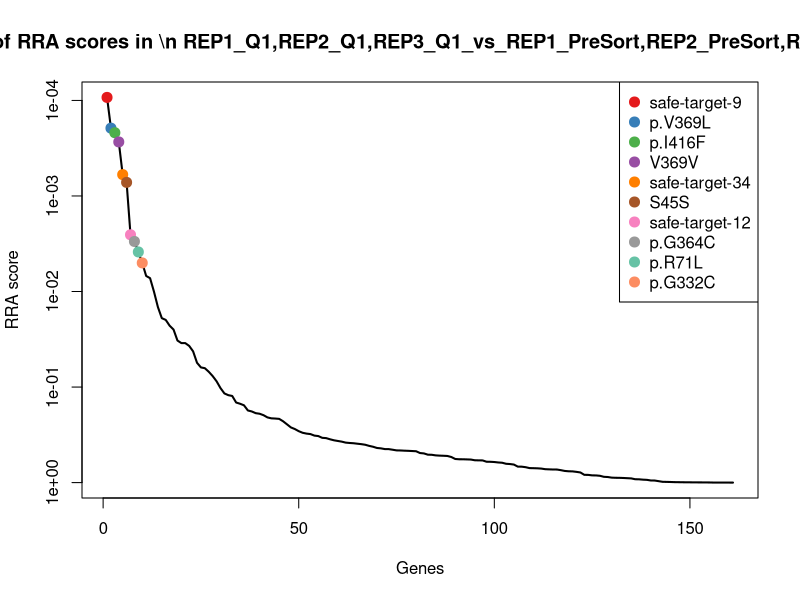
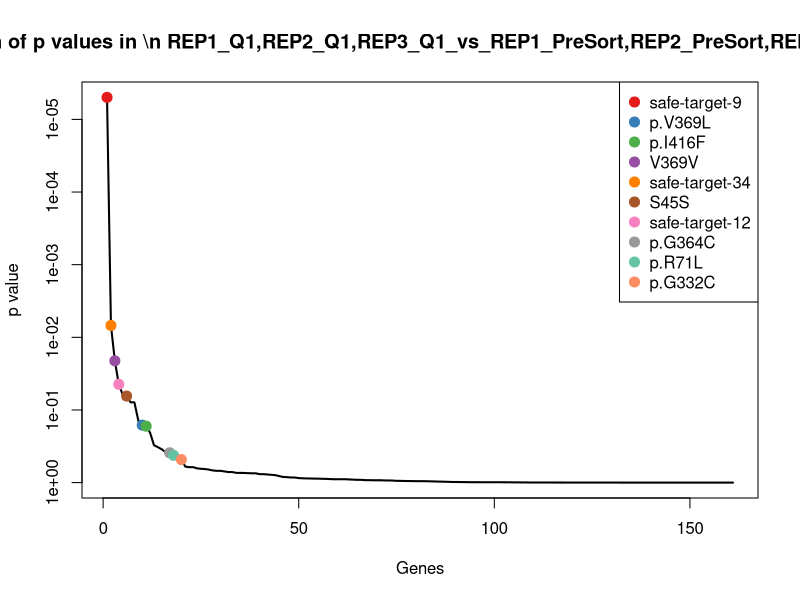
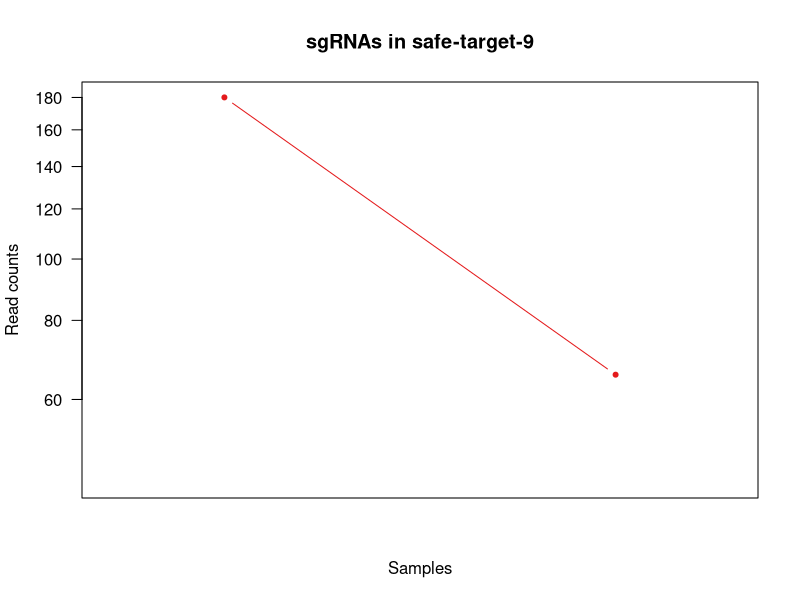

The R script that drew these images, in order: (Note: this script raises an error after producing the figures.)
pdf(file='Q1_presort_PAIRED_controls.pdf',width=4.5,height=4.5);
gstable=read.table('Q1_presort_PAIRED_controls.gene_summary.txt',header=T)
# 
#
# parameters
# Do not modify the variables beginning with "__"

# gstablename='__GENE_SUMMARY_FILE__'
startindex=3
# outputfile='__OUTPUT_FILE__'
targetgenelist=c("safe-target-9","p.V369L","p.I416F","V369V","safe-target-34","S45S","safe-target-12","p.G364C","p.R71L","p.G332C")
# samplelabel=sub('.\\w+.\\w+$','',colnames(gstable)[startindex]);
samplelabel='REP1_Q1,REP2_Q1,REP3_Q1_vs_REP1_PreSort,REP2_PreSort,REP3_PreSort neg.'


# You need to write some codes in front of this code:
# gstable=read.table(gstablename,header=T)
# pdf(file=outputfile,width=6,height=6)


# set up color using RColorBrewer
#library(RColorBrewer)
#colors <- brewer.pal(length(targetgenelist), "Set1")

colors=c( "#E41A1C", "#377EB8", "#4DAF4A", "#984EA3", "#FF7F00",  "#A65628", "#F781BF",
          "#999999", "#66C2A5", "#FC8D62", "#8DA0CB", "#E78AC3", "#A6D854", "#FFD92F", "#E5C494", "#B3B3B3", 
          "#8DD3C7", "#FFFFB3", "#BEBADA", "#FB8072", "#80B1D3", "#FDB462", "#B3DE69", "#FCCDE5",
          "#D9D9D9", "#BC80BD", "#CCEBC5", "#FFED6F")

######
# function definition

plotrankedvalues<-function(val, tglist, ...){
  
  plot(val,log='y',ylim=c(max(val),min(val)),type='l',lwd=2, ...)
  if(length(tglist)>0){
    for(i in 1:length(tglist)){
      targetgene=tglist[i];
      tx=which(names(val)==targetgene);ty=val[targetgene];
      points(tx,ty,col=colors[(i %% length(colors)) ],cex=2,pch=20)
      # text(tx+50,ty,targetgene,col=colors[i])
    }
    legend('topright',tglist,pch=20,pt.cex = 2,cex=1,col=colors)
  }
}



plotrandvalues<-function(val,targetgenelist, ...){
  # choose the one with the best distance distribution
  
  mindiffvalue=0;
  randval=val;
  for(i in 1:20){
    randval0=sample(val)
    vindex=sort(which(names(randval0) %in% targetgenelist))
    if(max(vindex)>0.9*length(val)){
      # print('pass...')
      next;
    }
    mindiffind=min(diff(vindex));
    if (mindiffind > mindiffvalue){
      mindiffvalue=mindiffind;
      randval=randval0;
      # print(paste('Diff: ',mindiffvalue))
    }
  }
  plot(randval,log='y',ylim=c(max(randval),min(randval)),pch=20,col='grey', ...)
  
  if(length(targetgenelist)>0){
    for(i in 1:length(targetgenelist)){
      targetgene=targetgenelist[i];
      tx=which(names(randval)==targetgene);ty=randval[targetgene];
      points(tx,ty,col=colors[(i %% length(colors)) ],cex=2,pch=20)
      text(tx+50,ty,targetgene,col=colors[i])
    }
  }
  
}




# set.seed(1235)



pvec=gstable[,startindex]
names(pvec)=gstable[,'id']
pvec=sort(pvec);

plotrankedvalues(pvec,targetgenelist,xlab='Genes',ylab='RRA score',main=paste('Distribution of RRA scores in \\n',samplelabel))

# plotrandvalues(pvec,targetgenelist,xlab='Genes',ylab='RRA score',main=paste('Distribution of RRA scores in \\n',samplelabel))


pvec=gstable[,startindex+1]
names(pvec)=gstable[,'id']
pvec=sort(pvec);

plotrankedvalues(pvec,targetgenelist,xlab='Genes',ylab='p value',main=paste('Distribution of p values in \\n',samplelabel))

# plotrandvalues(pvec,targetgenelist,xlab='Genes',ylab='p value',main=paste('Distribution of p values in \\n',samplelabel))



# you need to write after this code:
# dev.off()






# parameters
# Do not modify the variables beginning with "__"
targetmat=list(c(179.0274918802409,64.65483403908725),c(164.35405073948547,77.68931494254215),c(124.18211781638232,43.34109450624149))
targetgene="safe-target-9"
collabel=c("REP1_PreSort","REP2_PreSort","REP3_PreSort","REP1_Q1","REP2_Q1","REP3_Q1")

# set up color using RColorBrewer
#library(RColorBrewer)
#colors <- brewer.pal(length(targetgenelist), "Set1")

colors=c( "#E41A1C", "#377EB8", "#4DAF4A", "#984EA3", "#FF7F00",  "#A65628", "#F781BF",
          "#999999", "#66C2A5", "#FC8D62", "#8DA0CB", "#E78AC3", "#A6D854", "#FFD92F", "#E5C494", "#B3B3B3", 
          "#8DD3C7", "#FFFFB3", "#BEBADA", "#FB8072", "#80B1D3", "#FDB462", "#B3DE69", "#FCCDE5",
          "#D9D9D9", "#BC80BD", "#CCEBC5", "#FFED6F")


## code

targetmatvec=unlist(targetmat)+1
yrange=range(targetmatvec[targetmatvec>0]);
# yrange[1]=1; # set the minimum value to 1
for(i in 1:length(targetmat)){
  vali=targetmat[[i]]+1;
  if(i==1){
    plot(1:length(vali),vali,type='b',las=1,pch=20,main=paste('sgRNAs in',targetgene),ylab='Read counts',xlab='Samples',xlim=c(0.7,length(vali)+0.3),ylim = yrange,col=colors[(i %% length(colors))],xaxt='n',log='y')
    axis(1,at=1:length(vali),labels=(collabel),las=2)
    # lines(0:100,rep(1,101),col='black');
  }else{
    lines(1:length(vali),vali,type='b',pch=20,col=colors[(i %% length(colors))])
  }
}




# parameters
# Do not modify the variables beginning with "__"
targetmat=list(c(17.39124206836626,19.792296134414464),c(35.56198758690621,1.5384022760899436),c(43.89195543510065,58.820056829899166),c(11.253156632472285,18.472809725453498),c(10.572482796107254,19.999229589169268),c(9.6348194857538,7.223515751040248),c(11.253156632472285,13.194864089609641),c(6.727943597522797,18.460827313079324),c(13.916961479422156,15.478962323657674),c(7.161099675209636,0.0),c(9.61134799646114,8.46121251849469),c(16.058032476256333,2.0638616431543566),c(10.230142393156623,29.02870099714121),c(13.455887195045594,10.768815932629606),c(17.128567974673423,10.319308215771784))
targetgene="p.V369L"
collabel=c("REP1_PreSort","REP2_PreSort","REP3_PreSort","REP1_Q1","REP2_Q1","REP3_Q1")

# set up color using RColorBrewer
#library(RColorBrewer)
#colors <- brewer.pal(length(targetgenelist), "Set1")

colors=c( "#E41A1C", "#377EB8", "#4DAF4A", "#984EA3", "#FF7F00",  "#A65628", "#F781BF",
          "#999999", "#66C2A5", "#FC8D62", "#8DA0CB", "#E78AC3", "#A6D854", "#FFD92F", "#E5C494", "#B3B3B3", 
          "#8DD3C7", "#FFFFB3", "#BEBADA", "#FB8072", "#80B1D3", "#FDB462", "#B3DE69", "#FCCDE5",
          "#D9D9D9", "#BC80BD", "#CCEBC5", "#FFED6F")


## code

targetmatvec=unlist(targetmat)+1
yrange=range(targetmatvec[targetmatvec>0]);
# yrange[1]=1; # set the minimum value to 1
for(i in 1:length(targetmat)){
  vali=targetmat[[i]]+1;
  if(i==1){
    plot(1:length(vali),vali,type='b',las=1,pch=20,main=paste('sgRNAs in',targetgene),ylab='Read counts',xlab='Samples',xlim=c(0.7,length(vali)+0.3),ylim = yrange,col=colors[(i %% length(colors))],xaxt='n',log='y')
    axis(1,at=1:length(vali),labels=(collabel),las=2)
    # lines(0:100,rep(1,101),col='black');
  }else{
    lines(1:length(vali),vali,type='b',pch=20,col=colors[(i %% length(colors))])
  }
}




# parameters
# Do not modify the variables beginning with "__"
targetmat=list(c(39.89755533331083,17.153323316492532),c(28.834043989383417,50.76727511096814),c(28.904458457261402,16.510893145234853),c(73.65702523072768,85.76661658246267),c(81.69645796991968,55.38248193923797),c(55.667845917688624,60.88391847305352),c(5.115071196578311,0.0),c(0.0,1.5384022760899436),c(3.211606495251267,1.0319308215771783),c(17.39124206836626,23.750755361297355),c(18.261561193276165,14.614821622854464),c(20.34017446992469,17.54282396681203),c(7.161099675209636,2.6389728179219283),c(13.455887195045594,13.845620484809492),c(21.410709968341777,5.159654107885892))
targetgene="p.I416F"
collabel=c("REP1_PreSort","REP2_PreSort","REP3_PreSort","REP1_Q1","REP2_Q1","REP3_Q1")

# set up color using RColorBrewer
#library(RColorBrewer)
#colors <- brewer.pal(length(targetgenelist), "Set1")

colors=c( "#E41A1C", "#377EB8", "#4DAF4A", "#984EA3", "#FF7F00",  "#A65628", "#F781BF",
          "#999999", "#66C2A5", "#FC8D62", "#8DA0CB", "#E78AC3", "#A6D854", "#FFD92F", "#E5C494", "#B3B3B3", 
          "#8DD3C7", "#FFFFB3", "#BEBADA", "#FB8072", "#80B1D3", "#FDB462", "#B3DE69", "#FCCDE5",
          "#D9D9D9", "#BC80BD", "#CCEBC5", "#FFED6F")


## code

targetmatvec=unlist(targetmat)+1
yrange=range(targetmatvec[targetmatvec>0]);
# yrange[1]=1; # set the minimum value to 1
for(i in 1:length(targetmat)){
  vali=targetmat[[i]]+1;
  if(i==1){
    plot(1:length(vali),vali,type='b',las=1,pch=20,main=paste('sgRNAs in',targetgene),ylab='Read counts',xlab='Samples',xlim=c(0.7,length(vali)+0.3),ylim = yrange,col=colors[(i %% length(colors))],xaxt='n',log='y')
    axis(1,at=1:length(vali),labels=(collabel),las=2)
    # lines(0:100,rep(1,101),col='black');
  }else{
    lines(1:length(vali),vali,type='b',pch=20,col=colors[(i %% length(colors))])
  }
}




# parameters
# Do not modify the variables beginning with "__"
targetmat=list(c(0.0,0.0),c(6.727943597522797,2.3076034141349155),c(5.352677492085444,2.0638616431543566),c(14.322199350419272,46.18202431363375),c(16.339291593983937,16.92242503698938),c(13.916961479422156,3.095792464731535))
targetgene="V369V"
collabel=c("REP1_PreSort","REP2_PreSort","REP3_PreSort","REP1_Q1","REP2_Q1","REP3_Q1")

# set up color using RColorBrewer
#library(RColorBrewer)
#colors <- brewer.pal(length(targetgenelist), "Set1")

colors=c( "#E41A1C", "#377EB8", "#4DAF4A", "#984EA3", "#FF7F00",  "#A65628", "#F781BF",
          "#999999", "#66C2A5", "#FC8D62", "#8DA0CB", "#E78AC3", "#A6D854", "#FFD92F", "#E5C494", "#B3B3B3", 
          "#8DD3C7", "#FFFFB3", "#BEBADA", "#FB8072", "#80B1D3", "#FDB462", "#B3DE69", "#FCCDE5",
          "#D9D9D9", "#BC80BD", "#CCEBC5", "#FFED6F")


## code

targetmatvec=unlist(targetmat)+1
yrange=range(targetmatvec[targetmatvec>0]);
# yrange[1]=1; # set the minimum value to 1
for(i in 1:length(targetmat)){
  vali=targetmat[[i]]+1;
  if(i==1){
    plot(1:length(vali),vali,type='b',las=1,pch=20,main=paste('sgRNAs in',targetgene),ylab='Read counts',xlab='Samples',xlim=c(0.7,length(vali)+0.3),ylim = yrange,col=colors[(i %% length(colors))],xaxt='n',log='y')
    axis(1,at=1:length(vali),labels=(collabel),las=2)
    # lines(0:100,rep(1,101),col='black');
  }else{
    lines(1:length(vali),vali,type='b',pch=20,col=colors[(i %% length(colors))])
  }
}




# parameters
# Do not modify the variables beginning with "__"
targetmat=list(c(62.4038685982554,17.153323316492532),c(63.43489677664352,36.92165462615865),c(49.24463292718609,24.76633971785228))
targetgene="safe-target-34"
collabel=c("REP1_PreSort","REP2_PreSort","REP3_PreSort","REP1_Q1","REP2_Q1","REP3_Q1")

# set up color using RColorBrewer
#library(RColorBrewer)
#colors <- brewer.pal(length(targetgenelist), "Set1")

colors=c( "#E41A1C", "#377EB8", "#4DAF4A", "#984EA3", "#FF7F00",  "#A65628", "#F781BF",
          "#999999", "#66C2A5", "#FC8D62", "#8DA0CB", "#E78AC3", "#A6D854", "#FFD92F", "#E5C494", "#B3B3B3", 
          "#8DD3C7", "#FFFFB3", "#BEBADA", "#FB8072", "#80B1D3", "#FDB462", "#B3DE69", "#FCCDE5",
          "#D9D9D9", "#BC80BD", "#CCEBC5", "#FFED6F")


## code

targetmatvec=unlist(targetmat)+1
yrange=range(targetmatvec[targetmatvec>0]);
# yrange[1]=1; # set the minimum value to 1
for(i in 1:length(targetmat)){
  vali=targetmat[[i]]+1;
  if(i==1){
    plot(1:length(vali),vali,type='b',las=1,pch=20,main=paste('sgRNAs in',targetgene),ylab='Read counts',xlab='Samples',xlim=c(0.7,length(vali)+0.3),ylim = yrange,col=colors[(i %% length(colors))],xaxt='n',log='y')
    axis(1,at=1:length(vali),labels=(collabel),las=2)
    # lines(0:100,rep(1,101),col='black');
  }else{
    lines(1:length(vali),vali,type='b',pch=20,col=colors[(i %% length(colors))])
  }
}




# parameters
# Do not modify the variables beginning with "__"
targetmat=list(c(60.35784011962407,65.9743204480482),c(43.251065984075126,49.998073972923166),c(56.73838141610572,22.702478074697922),c(43.989612290573476,44.86253790467278),c(64.39603157628963,11.538017070674577),c(50.31516842560318,18.57475478838921))
targetgene="S45S"
collabel=c("REP1_PreSort","REP2_PreSort","REP3_PreSort","REP1_Q1","REP2_Q1","REP3_Q1")

# set up color using RColorBrewer
#library(RColorBrewer)
#colors <- brewer.pal(length(targetgenelist), "Set1")

colors=c( "#E41A1C", "#377EB8", "#4DAF4A", "#984EA3", "#FF7F00",  "#A65628", "#F781BF",
          "#999999", "#66C2A5", "#FC8D62", "#8DA0CB", "#E78AC3", "#A6D854", "#FFD92F", "#E5C494", "#B3B3B3", 
          "#8DD3C7", "#FFFFB3", "#BEBADA", "#FB8072", "#80B1D3", "#FDB462", "#B3DE69", "#FCCDE5",
          "#D9D9D9", "#BC80BD", "#CCEBC5", "#FFED6F")


## code

targetmatvec=unlist(targetmat)+1
yrange=range(targetmatvec[targetmatvec>0]);
# yrange[1]=1; # set the minimum value to 1
for(i in 1:length(targetmat)){
  vali=targetmat[[i]]+1;
  if(i==1){
    plot(1:length(vali),vali,type='b',las=1,pch=20,main=paste('sgRNAs in',targetgene),ylab='Read counts',xlab='Samples',xlim=c(0.7,length(vali)+0.3),ylim = yrange,col=colors[(i %% length(colors))],xaxt='n',log='y')
    axis(1,at=1:length(vali),labels=(collabel),las=2)
    # lines(0:100,rep(1,101),col='black');
  }else{
    lines(1:length(vali),vali,type='b',pch=20,col=colors[(i %% length(colors))])
  }
}




# parameters
# Do not modify the variables beginning with "__"
targetmat=list(c(52.173726205098774,0.0),c(37.48425718619844,22.30683300330418),c(53.52677492085445,34.05371711204688))
targetgene="safe-target-12"
collabel=c("REP1_PreSort","REP2_PreSort","REP3_PreSort","REP1_Q1","REP2_Q1","REP3_Q1")

# set up color using RColorBrewer
#library(RColorBrewer)
#colors <- brewer.pal(length(targetgenelist), "Set1")

colors=c( "#E41A1C", "#377EB8", "#4DAF4A", "#984EA3", "#FF7F00",  "#A65628", "#F781BF",
          "#999999", "#66C2A5", "#FC8D62", "#8DA0CB", "#E78AC3", "#A6D854", "#FFD92F", "#E5C494", "#B3B3B3", 
          "#8DD3C7", "#FFFFB3", "#BEBADA", "#FB8072", "#80B1D3", "#FDB462", "#B3DE69", "#FCCDE5",
          "#D9D9D9", "#BC80BD", "#CCEBC5", "#FFED6F")


## code

targetmatvec=unlist(targetmat)+1
yrange=range(targetmatvec[targetmatvec>0]);
# yrange[1]=1; # set the minimum value to 1
for(i in 1:length(targetmat)){
  vali=targetmat[[i]]+1;
  if(i==1){
    plot(1:length(vali),vali,type='b',las=1,pch=20,main=paste('sgRNAs in',targetgene),ylab='Read counts',xlab='Samples',xlim=c(0.7,length(vali)+0.3),ylim = yrange,col=colors[(i %% length(colors))],xaxt='n',log='y')
    axis(1,at=1:length(vali),labels=(collabel),las=2)
    # lines(0:100,rep(1,101),col='black');
  }else{
    lines(1:length(vali),vali,type='b',pch=20,col=colors[(i %% length(colors))])
  }
}




# parameters
# Do not modify the variables beginning with "__"
targetmat=list(c(2.0460284786313245,1.3194864089609641),c(0.9611347996461139,7.692011380449718),c(1.070535498417089,3.095792464731535),c(86.9562103418313,52.779456358438566),c(56.706953179120724,65.3820967338226),c(84.57230437495002,30.957924647315348),c(5.115071196578311,3.9584592268828924),c(11.533617595753366,2.3076034141349155),c(6.423212990502534,2.0638616431543566),c(18.41425630768192,9.236404862726749),c(14.417021994691709,25.38363755548407),c(16.058032476256333,15.478962323657674),c(10.230142393156623,23.750755361297355),c(11.533617595753366,30.76804552179887),c(19.2696389715076,29.92599382573817))
targetgene="p.G364C"
collabel=c("REP1_PreSort","REP2_PreSort","REP3_PreSort","REP1_Q1","REP2_Q1","REP3_Q1")

# set up color using RColorBrewer
#library(RColorBrewer)
#colors <- brewer.pal(length(targetgenelist), "Set1")

colors=c( "#E41A1C", "#377EB8", "#4DAF4A", "#984EA3", "#FF7F00",  "#A65628", "#F781BF",
          "#999999", "#66C2A5", "#FC8D62", "#8DA0CB", "#E78AC3", "#A6D854", "#FFD92F", "#E5C494", "#B3B3B3", 
          "#8DD3C7", "#FFFFB3", "#BEBADA", "#FB8072", "#80B1D3", "#FDB462", "#B3DE69", "#FCCDE5",
          "#D9D9D9", "#BC80BD", "#CCEBC5", "#FFED6F")


## code

targetmatvec=unlist(targetmat)+1
yrange=range(targetmatvec[targetmatvec>0]);
# yrange[1]=1; # set the minimum value to 1
for(i in 1:length(targetmat)){
  vali=targetmat[[i]]+1;
  if(i==1){
    plot(1:length(vali),vali,type='b',las=1,pch=20,main=paste('sgRNAs in',targetgene),ylab='Read counts',xlab='Samples',xlim=c(0.7,length(vali)+0.3),ylim = yrange,col=colors[(i %% length(colors))],xaxt='n',log='y')
    axis(1,at=1:length(vali),labels=(collabel),las=2)
    # lines(0:100,rep(1,101),col='black');
  }else{
    lines(1:length(vali),vali,type='b',pch=20,col=colors[(i %% length(colors))])
  }
}




# parameters
# Do not modify the variables beginning with "__"
targetmat=list(c(43.989612290573476,47.50151072259471),c(74.96851437239688,44.61366600660836),c(48.174097428769,56.756195186744804),c(1127.3616917258598,630.7145034833409),c(1143.7504115788756,764.585931216702),c(1094.0872793822648,671.7869648467431),c(106.39348088882888,112.15634476168195),c(113.41390635824145,80.76611949472203),c(117.75890482587978,112.48045955191243),c(1169.305275537802,647.8678267998334),c(1245.6307003413635,761.5091266645221),c(1215.057790703396,740.9263298924141),c(419.43583811942153,449.9448654556888),c(498.82896101633315,435.36784413345407),c(388.6043859254033,411.74039780929417))
targetgene="p.R71L"
collabel=c("REP1_PreSort","REP2_PreSort","REP3_PreSort","REP1_Q1","REP2_Q1","REP3_Q1")

# set up color using RColorBrewer
#library(RColorBrewer)
#colors <- brewer.pal(length(targetgenelist), "Set1")

colors=c( "#E41A1C", "#377EB8", "#4DAF4A", "#984EA3", "#FF7F00",  "#A65628", "#F781BF",
          "#999999", "#66C2A5", "#FC8D62", "#8DA0CB", "#E78AC3", "#A6D854", "#FFD92F", "#E5C494", "#B3B3B3", 
          "#8DD3C7", "#FFFFB3", "#BEBADA", "#FB8072", "#80B1D3", "#FDB462", "#B3DE69", "#FCCDE5",
          "#D9D9D9", "#BC80BD", "#CCEBC5", "#FFED6F")


## code

targetmatvec=unlist(targetmat)+1
yrange=range(targetmatvec[targetmatvec>0]);
# yrange[1]=1; # set the minimum value to 1
for(i in 1:length(targetmat)){
  vali=targetmat[[i]]+1;
  if(i==1){
    plot(1:length(vali),vali,type='b',las=1,pch=20,main=paste('sgRNAs in',targetgene),ylab='Read counts',xlab='Samples',xlim=c(0.7,length(vali)+0.3),ylim = yrange,col=colors[(i %% length(colors))],xaxt='n',log='y')
    axis(1,at=1:length(vali),labels=(collabel),las=2)
    # lines(0:100,rep(1,101),col='black');
  }else{
    lines(1:length(vali),vali,type='b',pch=20,col=colors[(i %% length(colors))])
  }
}




# parameters
# Do not modify the variables beginning with "__"
targetmat=list(c(35.80549837604818,43.543051495711815),c(40.36766158513679,59.228487629462826),c(59.949987911356985,69.13936504567094),c(191.30366275202886,248.06344488466127),c(228.7500823157751,190.761882235153),c(229.09459666125704,200.1945793859726),c(248.59246015370593,188.68655648141788),c(209.52738632285283,235.37554824176138),c(199.11960270557856,238.37601978432818),c(67.51893979483371,1.3194864089609641),c(41.3287963847829,49.228872834878196),c(72.79641389236205,24.76633971785228),c(15.345213589734934,31.66767381506314),c(24.028369991152847,39.998459178338535),c(19.2696389715076,31.98985546889253))
targetgene="p.G332C"
collabel=c("REP1_PreSort","REP2_PreSort","REP3_PreSort","REP1_Q1","REP2_Q1","REP3_Q1")

# set up color using RColorBrewer
#library(RColorBrewer)
#colors <- brewer.pal(length(targetgenelist), "Set1")

colors=c( "#E41A1C", "#377EB8", "#4DAF4A", "#984EA3", "#FF7F00",  "#A65628", "#F781BF",
          "#999999", "#66C2A5", "#FC8D62", "#8DA0CB", "#E78AC3", "#A6D854", "#FFD92F", "#E5C494", "#B3B3B3", 
          "#8DD3C7", "#FFFFB3", "#BEBADA", "#FB8072", "#80B1D3", "#FDB462", "#B3DE69", "#FCCDE5",
          "#D9D9D9", "#BC80BD", "#CCEBC5", "#FFED6F")


## code

targetmatvec=unlist(targetmat)+1
yrange=range(targetmatvec[targetmatvec>0]);
# yrange[1]=1; # set the minimum value to 1
for(i in 1:length(targetmat)){
  vali=targetmat[[i]]+1;
  if(i==1){
    plot(1:length(vali),vali,type='b',las=1,pch=20,main=paste('sgRNAs in',targetgene),ylab='Read counts',xlab='Samples',xlim=c(0.7,length(vali)+0.3),ylim = yrange,col=colors[(i %% length(colors))],xaxt='n',log='y')
    axis(1,at=1:length(vali),labels=(collabel),las=2)
    # lines(0:100,rep(1,101),col='black');
  }else{
    lines(1:length(vali),vali,type='b',pch=20,col=colors[(i %% length(colors))])
  }
}



# 
#
# parameters
# Do not modify the variables beginning with "__"

# gstablename='__GENE_SUMMARY_FILE__'
startindex=9
# outputfile='__OUTPUT_FILE__'
targetgenelist=c("safe-target-15","p.H210P","G364G","safe-target-10","p.W403C","p.R362Q","safe-target-26","P278P","p.C171F","p.G378C")
# samplelabel=sub('.\\w+.\\w+$','',colnames(gstable)[startindex]);
samplelabel='REP1_Q1,REP2_Q1,REP3_Q1_vs_REP1_PreSort,REP2_PreSort,REP3_PreSort pos.'


# You need to write some codes in front of this code:
# gstable=read.table(gstablename,header=T)
# pdf(file=outputfile,width=6,height=6)


# set up color using RColorBrewer
#library(RColorBrewer)
#colors <- brewer.pal(length(targetgenelist), "Set1")

colors=c( "#E41A1C", "#377EB8", "#4DAF4A", "#984EA3", "#FF7F00",  "#A65628", "#F781BF",
          "#999999", "#66C2A5", "#FC8D62", "#8DA0CB", "#E78AC3", "#A6D854", "#FFD92F", "#E5C494", "#B3B3B3", 
          "#8DD3C7", "#FFFFB3", "#BEBADA", "#FB8072", "#80B1D3", "#FDB462", "#B3DE69", "#FCCDE5",
          "#D9D9D9", "#BC80BD", "#CCEBC5", "#FFED6F")

######
# function definition

plotrankedvalues<-function(val, tglist, ...){
  
  plot(val,log='y',ylim=c(max(val),min(val)),type='l',lwd=2, ...)
  if(length(tglist)>0){
    for(i in 1:length(tglist)){
      targetgene=tglist[i];
      tx=which(names(val)==targetgene);ty=val[targetgene];
      points(tx,ty,col=colors[(i %% length(colors)) ],cex=2,pch=20)
      # text(tx+50,ty,targetgene,col=colors[i])
    }
    legend('topright',tglist,pch=20,pt.cex = 2,cex=1,col=colors)
  }
}



plotrandvalues<-function(val,targetgenelist, ...){
  # choose the one with the best distance distribution
  
  mindiffvalue=0;
  randval=val;
  for(i in 1:20){
    randval0=sample(val)
    vindex=sort(which(names(randval0) %in% targetgenelist))
    if(max(vindex)>0.9*length(val)){
      # print('pass...')
      next;
    }
    mindiffind=min(diff(vindex));
    if (mindiffind > mindiffvalue){
      mindiffvalue=mindiffind;
      randval=randval0;
      # print(paste('Diff: ',mindiffvalue))
    }
  }
  plot(randval,log='y',ylim=c(max(randval),min(randval)),pch=20,col='grey', ...)
  
  if(length(targetgenelist)>0){
    for(i in 1:length(targetgenelist)){
      targetgene=targetgenelist[i];
      tx=which(names(randval)==targetgene);ty=randval[targetgene];
      points(tx,ty,col=colors[(i %% length(colors)) ],cex=2,pch=20)
      text(tx+50,ty,targetgene,col=colors[i])
    }
  }
  
}




# set.seed(1235)



pvec=gstable[,startindex]
names(pvec)=gstable[,'id']
pvec=sort(pvec);

plotrankedvalues(pvec,targetgenelist,xlab='Genes',ylab='RRA score',main=paste('Distribution of RRA scores in \\n',samplelabel))

# plotrandvalues(pvec,targetgenelist,xlab='Genes',ylab='RRA score',main=paste('Distribution of RRA scores in \\n',samplelabel))


pvec=gstable[,startindex+1]
names(pvec)=gstable[,'id']
pvec=sort(pvec);

plotrankedvalues(pvec,targetgenelist,xlab='Genes',ylab='p value',main=paste('Distribution of p values in \\n',samplelabel))

# plotrandvalues(pvec,targetgenelist,xlab='Genes',ylab='p value',main=paste('Distribution of p values in \\n',samplelabel))



# you need to write after this code:
# dev.off()






# parameters
# Do not modify the variables beginning with "__"
targetmat=list(c(290.5360439656481,2017.4947193013143),c(445.00541223615073,1936.079264459194),c(215.1776351818349,1115.5172181249297))
targetgene="safe-target-15"
collabel=c("REP1_PreSort","REP2_PreSort","REP3_PreSort","REP1_Q1","REP2_Q1","REP3_Q1")

# set up color using RColorBrewer
#library(RColorBrewer)
#colors <- brewer.pal(length(targetgenelist), "Set1")

colors=c( "#E41A1C", "#377EB8", "#4DAF4A", "#984EA3", "#FF7F00",  "#A65628", "#F781BF",
          "#999999", "#66C2A5", "#FC8D62", "#8DA0CB", "#E78AC3", "#A6D854", "#FFD92F", "#E5C494", "#B3B3B3", 
          "#8DD3C7", "#FFFFB3", "#BEBADA", "#FB8072", "#80B1D3", "#FDB462", "#B3DE69", "#FCCDE5",
          "#D9D9D9", "#BC80BD", "#CCEBC5", "#FFED6F")


## code

targetmatvec=unlist(targetmat)+1
yrange=range(targetmatvec[targetmatvec>0]);
# yrange[1]=1; # set the minimum value to 1
for(i in 1:length(targetmat)){
  vali=targetmat[[i]]+1;
  if(i==1){
    plot(1:length(vali),vali,type='b',las=1,pch=20,main=paste('sgRNAs in',targetgene),ylab='Read counts',xlab='Samples',xlim=c(0.7,length(vali)+0.3),ylim = yrange,col=colors[(i %% length(colors))],xaxt='n',log='y')
    axis(1,at=1:length(vali),labels=(collabel),las=2)
    # lines(0:100,rep(1,101),col='black');
  }else{
    lines(1:length(vali),vali,type='b',pch=20,col=colors[(i %% length(colors))])
  }
}




# parameters
# Do not modify the variables beginning with "__"
targetmat=list(c(10.230142393156623,14.514350498570606),c(16.339291593983937,14.614821622854464),c(5.352677492085444,14.447031502080495),c(11.253156632472285,9.236404862726749),c(12.49475239539948,16.92242503698938),c(10.705354984170889,12.38316985892614),c(15.345213589734934,43.543051495711815),c(21.144965592214508,30.76804552179887),c(12.846425981005067,30.957924647315348),c(6.138085435893974,13.194864089609641),c(0.9611347996461139,6.1536091043597745),c(0.0,4.127723286308713),c(12.276170871787947,51.4599699494776),c(17.30042639363005,28.460442107663958),c(8.564283987336712,28.89406300416099))
targetgene="p.H210P"
collabel=c("REP1_PreSort","REP2_PreSort","REP3_PreSort","REP1_Q1","REP2_Q1","REP3_Q1")

# set up color using RColorBrewer
#library(RColorBrewer)
#colors <- brewer.pal(length(targetgenelist), "Set1")

colors=c( "#E41A1C", "#377EB8", "#4DAF4A", "#984EA3", "#FF7F00",  "#A65628", "#F781BF",
          "#999999", "#66C2A5", "#FC8D62", "#8DA0CB", "#E78AC3", "#A6D854", "#FFD92F", "#E5C494", "#B3B3B3", 
          "#8DD3C7", "#FFFFB3", "#BEBADA", "#FB8072", "#80B1D3", "#FDB462", "#B3DE69", "#FCCDE5",
          "#D9D9D9", "#BC80BD", "#CCEBC5", "#FFED6F")


## code

targetmatvec=unlist(targetmat)+1
yrange=range(targetmatvec[targetmatvec>0]);
# yrange[1]=1; # set the minimum value to 1
for(i in 1:length(targetmat)){
  vali=targetmat[[i]]+1;
  if(i==1){
    plot(1:length(vali),vali,type='b',las=1,pch=20,main=paste('sgRNAs in',targetgene),ylab='Read counts',xlab='Samples',xlim=c(0.7,length(vali)+0.3),ylim = yrange,col=colors[(i %% length(colors))],xaxt='n',log='y')
    axis(1,at=1:length(vali),labels=(collabel),las=2)
    # lines(0:100,rep(1,101),col='black');
  }else{
    lines(1:length(vali),vali,type='b',pch=20,col=colors[(i %% length(colors))])
  }
}




# parameters
# Do not modify the variables beginning with "__"
targetmat=list(c(1.0230142393156623,6.597432044804821),c(2.8834043989383416,5.384407966314803),c(4.282141993668356,4.127723286308713),c(7.161099675209636,27.709214588180245),c(4.80567399823057,22.30683300330418),c(20.34017446992469,15.478962323657674))
targetgene="G364G"
collabel=c("REP1_PreSort","REP2_PreSort","REP3_PreSort","REP1_Q1","REP2_Q1","REP3_Q1")

# set up color using RColorBrewer
#library(RColorBrewer)
#colors <- brewer.pal(length(targetgenelist), "Set1")

colors=c( "#E41A1C", "#377EB8", "#4DAF4A", "#984EA3", "#FF7F00",  "#A65628", "#F781BF",
          "#999999", "#66C2A5", "#FC8D62", "#8DA0CB", "#E78AC3", "#A6D854", "#FFD92F", "#E5C494", "#B3B3B3", 
          "#8DD3C7", "#FFFFB3", "#BEBADA", "#FB8072", "#80B1D3", "#FDB462", "#B3DE69", "#FCCDE5",
          "#D9D9D9", "#BC80BD", "#CCEBC5", "#FFED6F")


## code

targetmatvec=unlist(targetmat)+1
yrange=range(targetmatvec[targetmatvec>0]);
# yrange[1]=1; # set the minimum value to 1
for(i in 1:length(targetmat)){
  vali=targetmat[[i]]+1;
  if(i==1){
    plot(1:length(vali),vali,type='b',las=1,pch=20,main=paste('sgRNAs in',targetgene),ylab='Read counts',xlab='Samples',xlim=c(0.7,length(vali)+0.3),ylim = yrange,col=colors[(i %% length(colors))],xaxt='n',log='y')
    axis(1,at=1:length(vali),labels=(collabel),las=2)
    # lines(0:100,rep(1,101),col='black');
  }else{
    lines(1:length(vali),vali,type='b',pch=20,col=colors[(i %% length(colors))])
  }
}




# parameters
# Do not modify the variables beginning with "__"
targetmat=list(c(413.29775268352756,1613.7318781592592),c(675.6777641512181,1717.626141254422),c(406.8034893984938,1347.701652979795))
targetgene="safe-target-10"
collabel=c("REP1_PreSort","REP2_PreSort","REP3_PreSort","REP1_Q1","REP2_Q1","REP3_Q1")

# set up color using RColorBrewer
#library(RColorBrewer)
#colors <- brewer.pal(length(targetgenelist), "Set1")

colors=c( "#E41A1C", "#377EB8", "#4DAF4A", "#984EA3", "#FF7F00",  "#A65628", "#F781BF",
          "#999999", "#66C2A5", "#FC8D62", "#8DA0CB", "#E78AC3", "#A6D854", "#FFD92F", "#E5C494", "#B3B3B3", 
          "#8DD3C7", "#FFFFB3", "#BEBADA", "#FB8072", "#80B1D3", "#FDB462", "#B3DE69", "#FCCDE5",
          "#D9D9D9", "#BC80BD", "#CCEBC5", "#FFED6F")


## code

targetmatvec=unlist(targetmat)+1
yrange=range(targetmatvec[targetmatvec>0]);
# yrange[1]=1; # set the minimum value to 1
for(i in 1:length(targetmat)){
  vali=targetmat[[i]]+1;
  if(i==1){
    plot(1:length(vali),vali,type='b',las=1,pch=20,main=paste('sgRNAs in',targetgene),ylab='Read counts',xlab='Samples',xlim=c(0.7,length(vali)+0.3),ylim = yrange,col=colors[(i %% length(colors))],xaxt='n',log='y')
    axis(1,at=1:length(vali),labels=(collabel),las=2)
    # lines(0:100,rep(1,101),col='black');
  }else{
    lines(1:length(vali),vali,type='b',pch=20,col=colors[(i %% length(colors))])
  }
}




# parameters
# Do not modify the variables beginning with "__"
targetmat=list(c(558.5657746663516,579.2545335338633),c(502.67350021491757,449.2134646182635),c(499.9400777607805,434.4428758839921),c(22.50631326494457,1.3194864089609641),c(16.339291593983937,10.768815932629606),c(19.2696389715076,7.223515751040248),c(7.161099675209636,59.376888403243385),c(7.689078397168911,17.69162617503435),c(4.282141993668356,9.287377394194605),c(12.276170871787947,31.66767381506314),c(9.61134799646114,26.922039831574015),c(10.705354984170889,26.830201361006637),c(94.11731001704092,117.43429039752581),c(59.59035757805906,147.6866185046346),c(109.19462083854307,107.32080544402655))
targetgene="p.W403C"
collabel=c("REP1_PreSort","REP2_PreSort","REP3_PreSort","REP1_Q1","REP2_Q1","REP3_Q1")

# set up color using RColorBrewer
#library(RColorBrewer)
#colors <- brewer.pal(length(targetgenelist), "Set1")

colors=c( "#E41A1C", "#377EB8", "#4DAF4A", "#984EA3", "#FF7F00",  "#A65628", "#F781BF",
          "#999999", "#66C2A5", "#FC8D62", "#8DA0CB", "#E78AC3", "#A6D854", "#FFD92F", "#E5C494", "#B3B3B3", 
          "#8DD3C7", "#FFFFB3", "#BEBADA", "#FB8072", "#80B1D3", "#FDB462", "#B3DE69", "#FCCDE5",
          "#D9D9D9", "#BC80BD", "#CCEBC5", "#FFED6F")


## code

targetmatvec=unlist(targetmat)+1
yrange=range(targetmatvec[targetmatvec>0]);
# yrange[1]=1; # set the minimum value to 1
for(i in 1:length(targetmat)){
  vali=targetmat[[i]]+1;
  if(i==1){
    plot(1:length(vali),vali,type='b',las=1,pch=20,main=paste('sgRNAs in',targetgene),ylab='Read counts',xlab='Samples',xlim=c(0.7,length(vali)+0.3),ylim = yrange,col=colors[(i %% length(colors))],xaxt='n',log='y')
    axis(1,at=1:length(vali),labels=(collabel),las=2)
    # lines(0:100,rep(1,101),col='black');
  }else{
    lines(1:length(vali),vali,type='b',pch=20,col=colors[(i %% length(colors))])
  }
}




# parameters
# Do not modify the variables beginning with "__"
targetmat=list(c(25.57535598289156,5.277945635843857),c(18.261561193276165,18.460827313079324),c(14.987496977839246,16.510893145234853),c(6.138085435893974,27.709214588180245),c(4.80567399823057,11.538017070674577),c(11.775890482587979,10.319308215771784),c(33.75946989741686,85.76661658246267),c(38.44539198584456,59.228487629462826),c(40.68034893984938,26.830201361006637),c(13.29918511110361,48.82099713155567),c(29.79517878902953,33.075648935933785),c(23.551780965175958,5.159654107885892),c(8.184113914525298,26.389728179219283),c(6.727943597522797,3.846005690224859),c(4.282141993668356,12.38316985892614))
targetgene="p.R362Q"
collabel=c("REP1_PreSort","REP2_PreSort","REP3_PreSort","REP1_Q1","REP2_Q1","REP3_Q1")

# set up color using RColorBrewer
#library(RColorBrewer)
#colors <- brewer.pal(length(targetgenelist), "Set1")

colors=c( "#E41A1C", "#377EB8", "#4DAF4A", "#984EA3", "#FF7F00",  "#A65628", "#F781BF",
          "#999999", "#66C2A5", "#FC8D62", "#8DA0CB", "#E78AC3", "#A6D854", "#FFD92F", "#E5C494", "#B3B3B3", 
          "#8DD3C7", "#FFFFB3", "#BEBADA", "#FB8072", "#80B1D3", "#FDB462", "#B3DE69", "#FCCDE5",
          "#D9D9D9", "#BC80BD", "#CCEBC5", "#FFED6F")


## code

targetmatvec=unlist(targetmat)+1
yrange=range(targetmatvec[targetmatvec>0]);
# yrange[1]=1; # set the minimum value to 1
for(i in 1:length(targetmat)){
  vali=targetmat[[i]]+1;
  if(i==1){
    plot(1:length(vali),vali,type='b',las=1,pch=20,main=paste('sgRNAs in',targetgene),ylab='Read counts',xlab='Samples',xlim=c(0.7,length(vali)+0.3),ylim = yrange,col=colors[(i %% length(colors))],xaxt='n',log='y')
    axis(1,at=1:length(vali),labels=(collabel),las=2)
    # lines(0:100,rep(1,101),col='black');
  }else{
    lines(1:length(vali),vali,type='b',pch=20,col=colors[(i %% length(colors))])
  }
}




# parameters
# Do not modify the variables beginning with "__"
targetmat=list(c(260.86863102549387,514.599699494776),c(310.4465402856948,678.4354037556651),c(231.23566765809122,632.5735936268103))
targetgene="safe-target-26"
collabel=c("REP1_PreSort","REP2_PreSort","REP3_PreSort","REP1_Q1","REP2_Q1","REP3_Q1")

# set up color using RColorBrewer
#library(RColorBrewer)
#colors <- brewer.pal(length(targetgenelist), "Set1")

colors=c( "#E41A1C", "#377EB8", "#4DAF4A", "#984EA3", "#FF7F00",  "#A65628", "#F781BF",
          "#999999", "#66C2A5", "#FC8D62", "#8DA0CB", "#E78AC3", "#A6D854", "#FFD92F", "#E5C494", "#B3B3B3", 
          "#8DD3C7", "#FFFFB3", "#BEBADA", "#FB8072", "#80B1D3", "#FDB462", "#B3DE69", "#FCCDE5",
          "#D9D9D9", "#BC80BD", "#CCEBC5", "#FFED6F")


## code

targetmatvec=unlist(targetmat)+1
yrange=range(targetmatvec[targetmatvec>0]);
# yrange[1]=1; # set the minimum value to 1
for(i in 1:length(targetmat)){
  vali=targetmat[[i]]+1;
  if(i==1){
    plot(1:length(vali),vali,type='b',las=1,pch=20,main=paste('sgRNAs in',targetgene),ylab='Read counts',xlab='Samples',xlim=c(0.7,length(vali)+0.3),ylim = yrange,col=colors[(i %% length(colors))],xaxt='n',log='y')
    axis(1,at=1:length(vali),labels=(collabel),las=2)
    # lines(0:100,rep(1,101),col='black');
  }else{
    lines(1:length(vali),vali,type='b',pch=20,col=colors[(i %% length(colors))])
  }
}




# parameters
# Do not modify the variables beginning with "__"
targetmat=list(c(11.253156632472285,27.709214588180245),c(8.650213196815026,16.92242503698938),c(6.423212990502534,15.478962323657674),c(132.99185111103608,159.65785548427667),c(96.11347996461139,189.22347995906307),c(167.00353775306587,105.2569438008722))
targetgene="P278P"
collabel=c("REP1_PreSort","REP2_PreSort","REP3_PreSort","REP1_Q1","REP2_Q1","REP3_Q1")

# set up color using RColorBrewer
#library(RColorBrewer)
#colors <- brewer.pal(length(targetgenelist), "Set1")

colors=c( "#E41A1C", "#377EB8", "#4DAF4A", "#984EA3", "#FF7F00",  "#A65628", "#F781BF",
          "#999999", "#66C2A5", "#FC8D62", "#8DA0CB", "#E78AC3", "#A6D854", "#FFD92F", "#E5C494", "#B3B3B3", 
          "#8DD3C7", "#FFFFB3", "#BEBADA", "#FB8072", "#80B1D3", "#FDB462", "#B3DE69", "#FCCDE5",
          "#D9D9D9", "#BC80BD", "#CCEBC5", "#FFED6F")


## code

targetmatvec=unlist(targetmat)+1
yrange=range(targetmatvec[targetmatvec>0]);
# yrange[1]=1; # set the minimum value to 1
for(i in 1:length(targetmat)){
  vali=targetmat[[i]]+1;
  if(i==1){
    plot(1:length(vali),vali,type='b',las=1,pch=20,main=paste('sgRNAs in',targetgene),ylab='Read counts',xlab='Samples',xlim=c(0.7,length(vali)+0.3),ylim = yrange,col=colors[(i %% length(colors))],xaxt='n',log='y')
    axis(1,at=1:length(vali),labels=(collabel),las=2)
    # lines(0:100,rep(1,101),col='black');
  }else{
    lines(1:length(vali),vali,type='b',pch=20,col=colors[(i %% length(colors))])
  }
}




# parameters
# Do not modify the variables beginning with "__"
targetmat=list(c(925.8278865806743,579.2545335338633),c(919.806003261331,563.8244341869644),c(851.0757212415857,704.8087511372128),c(1182.6044606489056,732.3149569733351),c(1123.5665807863072,698.4346333448344),c(1040.5605044614103,814.1934182243937),c(957.5413279994599,566.0596694442536),c(956.3291256478833,643.8213525436414),c(1004.1622975152294,739.8943990708368),c(253.70753135028423,166.25528752908147),c(252.77845230692796,285.37362221468453),c(280.4803005852773,213.6096800664759),c(1.0230142393156623,21.111782543375426),c(0.9611347996461139,7.692011380449718),c(5.352677492085444,6.19158492946307))
targetgene="p.C171F"
collabel=c("REP1_PreSort","REP2_PreSort","REP3_PreSort","REP1_Q1","REP2_Q1","REP3_Q1")

# set up color using RColorBrewer
#library(RColorBrewer)
#colors <- brewer.pal(length(targetgenelist), "Set1")

colors=c( "#E41A1C", "#377EB8", "#4DAF4A", "#984EA3", "#FF7F00",  "#A65628", "#F781BF",
          "#999999", "#66C2A5", "#FC8D62", "#8DA0CB", "#E78AC3", "#A6D854", "#FFD92F", "#E5C494", "#B3B3B3", 
          "#8DD3C7", "#FFFFB3", "#BEBADA", "#FB8072", "#80B1D3", "#FDB462", "#B3DE69", "#FCCDE5",
          "#D9D9D9", "#BC80BD", "#CCEBC5", "#FFED6F")


## code

targetmatvec=unlist(targetmat)+1
yrange=range(targetmatvec[targetmatvec>0]);
# yrange[1]=1; # set the minimum value to 1
for(i in 1:length(targetmat)){
  vali=targetmat[[i]]+1;
  if(i==1){
    plot(1:length(vali),vali,type='b',las=1,pch=20,main=paste('sgRNAs in',targetgene),ylab='Read counts',xlab='Samples',xlim=c(0.7,length(vali)+0.3),ylim = yrange,col=colors[(i %% length(colors))],xaxt='n',log='y')
    axis(1,at=1:length(vali),labels=(collabel),las=2)
    # lines(0:100,rep(1,101),col='black');
  }else{
    lines(1:length(vali),vali,type='b',pch=20,col=colors[(i %% length(colors))])
  }
}




# parameters
# Do not modify the variables beginning with "__"
targetmat=list(c(3.069042717946987,5.277945635843857),c(1.9222695992922278,9.230413656539662),c(1.070535498417089,4.127723286308713),c(40.92056957262649,27.709214588180245),c(68.24057077487409,25.38363755548407),c(56.73838141610572,68.10743422409377),c(22.50631326494457,19.792296134414464),c(11.533617595753366,14.614821622854464),c(19.2696389715076,46.43688697097302),c(32.73645565810119,113.47583117064292),c(37.48425718619844,66.92049900991255),c(57.808916914522804,68.10743422409377),c(11.253156632472285,7.916918453765785),c(20.183830792568394,38.46005690224859),c(9.6348194857538,11.351239037348961))
targetgene="p.G378C"
collabel=c("REP1_PreSort","REP2_PreSort","REP3_PreSort","REP1_Q1","REP2_Q1","REP3_Q1")

# set up color using RColorBrewer
#library(RColorBrewer)
#colors <- brewer.pal(length(targetgenelist), "Set1")

colors=c( "#E41A1C", "#377EB8", "#4DAF4A", "#984EA3", "#FF7F00",  "#A65628", "#F781BF",
          "#999999", "#66C2A5", "#FC8D62", "#8DA0CB", "#E78AC3", "#A6D854", "#FFD92F", "#E5C494", "#B3B3B3", 
          "#8DD3C7", "#FFFFB3", "#BEBADA", "#FB8072", "#80B1D3", "#FDB462", "#B3DE69", "#FCCDE5",
          "#D9D9D9", "#BC80BD", "#CCEBC5", "#FFED6F")


## code

targetmatvec=unlist(targetmat)+1
yrange=range(targetmatvec[targetmatvec>0]);
# yrange[1]=1; # set the minimum value to 1
for(i in 1:length(targetmat)){
  vali=targetmat[[i]]+1;
  if(i==1){
    plot(1:length(vali),vali,type='b',las=1,pch=20,main=paste('sgRNAs in',targetgene),ylab='Read counts',xlab='Samples',xlim=c(0.7,length(vali)+0.3),ylim = yrange,col=colors[(i %% length(colors))],xaxt='n',log='y')
    axis(1,at=1:length(vali),labels=(collabel),las=2)
    # lines(0:100,rep(1,101),col='black');
  }else{
    lines(1:length(vali),vali,type='b',pch=20,col=colors[(i %% length(colors))])
  }
}



dev.off()
Sweave("Q1_presort_PAIRED_controls_summary.Rnw");
library(tools);

texi2dvi("Q1_presort_PAIRED_controls_summary.tex",pdf=TRUE);

